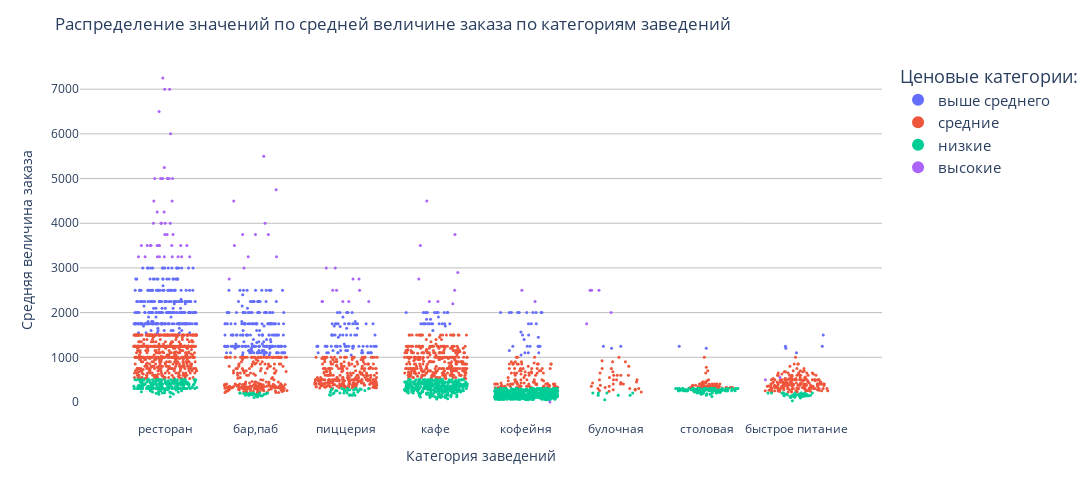

The notebook cell saved with this chart:
### Code cell
df_strip = df.query('price_cor.notna()')
fig = px.strip(df_strip, x="category", y="middle_avg_bill_cor", color="price_cor")
fig.update_layout(
    title='Распределение значений по средней величине заказа по категориям заведений',
    width=1100,
    height=500,
    showlegend=True,
    legend_font_size=15,
    legend_title_text='Ценовые категории:',
    legend_itemsizing='constant',
    plot_bgcolor='white'
)
fig.update_traces(boxpoints='all',
            jitter=0.7,
            marker_size=3,
            width=1)
fig.update_xaxes(title_text='Категория заведений')
fig.update_yaxes(title_text='Средняя величина заказа', gridcolor='silver')
fig.show()

### Figure 1 — Plotly figure (JSON) as saved in the notebook; plotly's stock layout.template omitted (floating-point values rounded to 4 significant figures; data arrays with more than 128 entries replaced by an {"elided": "..."} marker saying what was removed)
{"data": [{"alignmentgroup": "True", "boxpoints": "all", "fillcolor": "rgba(255,255,255,0)", "hoveron": "points", "hovertemplate": "price_cor=выше среднего<br>category=%{x}<br>middle_avg_bill_cor=%{y}<extra></extra>", "jitter": 0.7, "legendgroup": "выше среднего", "line": {"color": "rgba(255,255,255,0)"}, "marker": {"color": "#636efa", "size": 3}, "name": "выше среднего", "offsetgroup": "выше среднего", "orientation": "v", "pointpos": 0, "showlegend": true, "type": "box", "width": 1, "x": {"elided": "640 str values"}, "x0": " ", "xaxis": "x", "y": {"elided": "640 float values"}, "y0": " ", "yaxis": "y"}, {"alignmentgroup": "True", "boxpoints": "all", "fillcolor": "rgba(255,255,255,0)", "hoveron": "points", "hovertemplate": "price_cor=средние<br>category=%{x}<br>middle_avg_bill_cor=%{y}<extra></extra>", "jitter": 0.7, "legendgroup": "средние", "line": {"color": "rgba(255,255,255,0)"}, "marker": {"color": "#EF553B", "size": 3}, "name": "средние", "offsetgroup": "средние", "orientation": "v", "pointpos": 0, "showlegend": true, "type": "box", "width": 1, "x": {"elided": "1958 str values"}, "x0": " ", "xaxis": "x", "y": {"elided": "1958 float values"}, "y0": " ", "yaxis": "y"}, {"alignmentgroup": "True", "boxpoints": "all", "fillcolor": "rgba(255,255,255,0)", "hoveron": "points", "hovertemplate": "price_cor=низкие<br>category=%{x}<br>middle_avg_bill_cor=%{y}<extra></extra>", "jitter": 0.7, "legendgroup": "низкие", "line": {"color": "rgba(255,255,255,0)"}, "marker": {"color": "#00cc96", "size": 3}, "name": "низкие", "offsetgroup": "низкие", "orientation": "v", "pointpos": 0, "showlegend": true, "type": "box", "width": 1, "x": {"elided": "1347 str values"}, "x0": " ", "xaxis": "x", "y": {"elided": "1347 float values"}, "y0": " ", "yaxis": "y"}, {"alignmentgroup": "True", "boxpoints": "all", "fillcolor": "rgba(255,255,255,0)", "hoveron": "points", "hovertemplate": "price_cor=высокие<br>category=%{x}<br>middle_avg_bill_cor=%{y}<extra></extra>", "jitter": 0.7, "legendgroup": "высокие", "line": {"color": "rgba(255,255,255,0)"}, "marker": {"color": "#ab63fa", "size": 3}, "name": "высокие", "offsetgroup": "высокие", "orientation": "v", "pointpos": 0, "showlegend": true, "type": "box", "width": 1, "x": ["ресторан", "ресторан", "ресторан", "ресторан", "кафе", "кафе", "ресторан", "ресторан", "кафе", "ресторан", "бар,паб", "бар,паб", "ресторан", "ресторан", "кафе", "пиццерия", "быстрое питание", "бар,паб", "ресторан", "кафе", "кафе", "ресторан", "ресторан", "ресторан", "ресторан", "бар,паб", "ресторан", "ресторан", "ресторан", "бар,паб", "ресторан", "ресторан", "бар,паб", "ресторан", "бар,паб", "пиццерия", "бар,паб", "булочная", "бар,паб", "ресторан", "бар,паб", "ресторан", "ресторан", "булочная", "кофейня", "кофейня", "ресторан", "бар,паб", "ресторан", "бар,паб", "ресторан", "пиццерия", "ресторан", "ресторан", "ресторан", "ресторан", "ресторан", "бар,паб", "бар,паб", "ресторан", "кофейня", "булочная", "ресторан", "ресторан", "ресторан", "ресторан", "ресторан", "бар,паб", "ресторан", "бар,паб", "быстрое питание", "ресторан", "ресторан", "ресторан", "ресторан", "бар,паб", "булочная", "бар,паб", "пиццерия", "бар,паб", "пиццерия", "пиццерия", "ресторан", "бар,паб", "ресторан", "ресторан", "пиццерия", "кафе", "ресторан", "булочная", "бар,паб", "бар,паб", "пиццерия", "ресторан", "бар,паб", "бар,паб", "пиццерия", "ресторан", "ресторан", "пиццерия", "булочная", "ресторан", "бар,паб", "пиццерия", "пиццерия", "кафе", "кафе", "пиццерия", "ресторан"], "x0": " ", "xaxis": "x", "y": [null, 5000, 3250, 3750, 4500, 2900, 4250, 4500, 3500, 3250, 3250, null, 3250, null, 2250, 3000, 550, null, 5250, 2200, 2500, 7000, 3500, 3500, 4000, null, 5000, 3250, 7000, 4500, 6500, null, 3750, 3250, null, 3000, 5500, 2500, 3000, 3250, null, 4000, 3250, null, 2500, 0, 3500, null, 3750, null, null, 2250, 4500, 7250, 6000, 5000, 5000, null, 3500, 3250, 2250, 2000, null, 4250, 3500, 5000, 4000, 3250, 5000, 3750, 500, 3500, 4000, 3250, null, null, 2500, 4000, 2500, null, 2500, 2250, 3500, 3750, 4000, 3500, null, 2250, null, 2500, 2750, 4750, 2500, 3750, null, null, 2750, 3500, 3500, 2250, 1750, 3500, null, 2750, 2250, 3750, 2750, 2250, null], "y0": " ", "yaxis": "y"}], "layout": {"boxmode": "group", "height": 500, "legend": {"font": {"size": 15}, "itemsizing": "constant", "title": {"text": "Ценовые категории:"}, "tracegroupgap": 0}, "margin": {"t": 60}, "plot_bgcolor": "white", "showlegend": true, "title": {"text": "Распределение значений по средней величине заказа по категориям заведений"}, "width": 1100, "xaxis": {"anchor": "y", "autorange": true, "domain": [0, 1], "range": [-0.9444, 7.944], "title": {"text": "Категория заведений"}, "type": "category"}, "yaxis": {"anchor": "x", "autorange": true, "domain": [0, 1], "gridcolor": "silver", "range": [-402.8, 7653.0], "title": {"text": "Средняя величина заказа"}, "type": "linear"}}}
